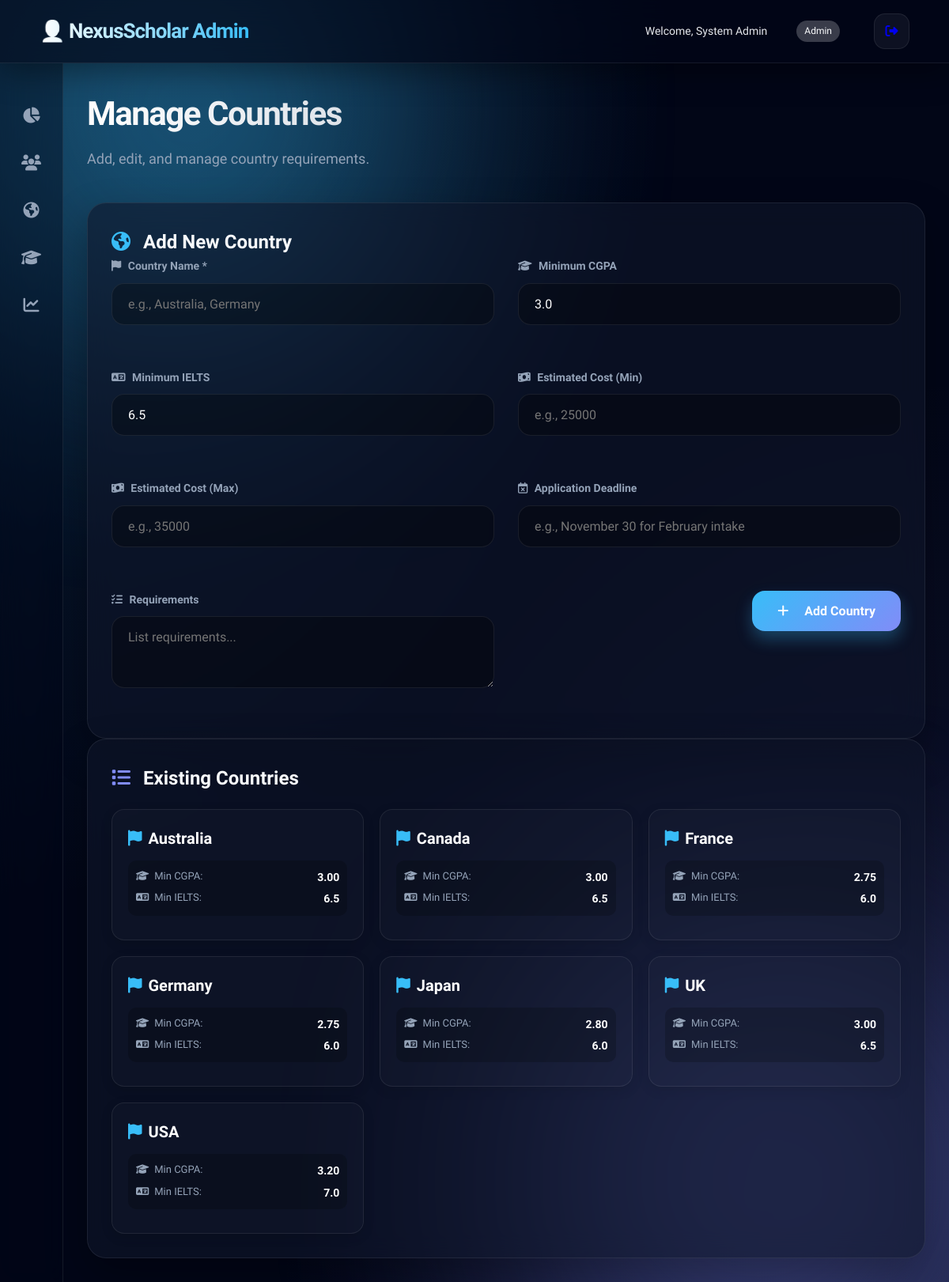
Page /admin_countries.php (signed in) on the committed database.
### tables this page shows
CREATE TABLE countries (
    id INT AUTO_INCREMENT PRIMARY KEY,
    name VARCHAR(80) NOT NULL,
    min_cgpa DECIMAL(3,2) DEFAULT 0.00,
    min_ielts DECIMAL(3,1) DEFAULT 0.0,
    estimated_cost_min INT DEFAULT 0,
    estimated_cost_max INT DEFAULT 0,
    application_deadline VARCHAR(120),
    requirements_text TEXT
);

### admin_countries.php (the view, shortened to what this page needs)
<?php
require_once 'admin_auth.php';
$countries = $pdo->query("SELECT * FROM countries ORDER BY name ASC")->fetchAll(PDO::FETCH_ASSOC);
include 'admin_header.php';
?>
<div class="page-title">
    <h1>Manage Countries</h1>
    <p>Add, edit, and manage country requirements.</p>
</div>
<div class="glass-card animate-gravity delay-1">
    <h2><i class="fa-solid fa-earth-americas" style="color:var(--primary); margin-right:10px;"></i> Add New Country</h2>
    <form method="post" class="grid grid-2">
        <div>
            <label><i class="fa-solid fa-flag" style="margin-right:5px; color:var(--text-muted);"></i> Country Name *</label>
            <input type="text" name="name" required placeholder="e.g., Australia, Germany">
        </div>
        <div>
            <label><i class="fa-solid fa-graduation-cap" style="margin-right:5px; color:var(--text-muted);"></i> Minimum CGPA</label>
            <input type="number" step="0.01" name="min_cgpa" value="3.0">
        </div>
        <div>
            <label><i class="fa-solid fa-language" style="margin-right:5px; color:var(--text-muted);"></i> Minimum IELTS</label>
            <input type="number" step="0.1" name="min_ielts" value="6.5">
        </div>
        <div>
            <label><i class="fa-solid fa-money-bill-wave" style="margin-right:5px; color:var(--text-muted);"></i> Estimated Cost (Min)</label>
            <input type="number" name="estimated_cost_min" placeholder="e.g., 25000">
        </div>
        <div>
            <label><i class="fa-solid fa-money-bill-wave" style="margin-right:5px; color:var(--text-muted);"></i> Estimated Cost (Max)</label>
            <input type="number" name="estimated_cost_max" placeholder="e.g., 35000">
        </div>
        <div class="full-width">
            <label><i class="fa-regular fa-calendar-xmark" style="margin-right:5px; color:var(--text-muted);"></i> Application Deadline</label>
            <input type="text" name="application_deadline" placeholder="e.g., November 30 for February intake">
        </div>
        <div class="full-width">
            <label><i class="fa-solid fa-list-check" style="margin-right:5px; color:var(--text-muted);"></i> Requirements</label>
            <textarea name="requirements_text" rows="3" placeholder="List requirements..."></textarea>
        </div>
        <div class="full-width" style="text-align:right;">
            <button type="submit" class="btn-primary"><i class="fa-solid fa-plus" style="margin-right:8px;"></i> Add Country</button>
        </div>
    </form>
</div>
<div class="glass-card mt-3 animate-gravity delay-2">
    <h2><i class="fa-solid fa-list" style="color:var(--secondary); margin-right:10px;"></i> Existing Countries</h2>
    <?php if ($countries): ?>
        <div style="display:grid; grid-template-columns:repeat(auto-fill, minmax(250px, 1fr)); gap:20px; margin-top:20px;">
            <?php foreach ($countries as $c): ?>
                <div style="background:rgba(255,255,255,0.02); border:1px solid var(--border-glass); border-radius:16px; padding:20px; transition:all 0.3s ease; box-shadow:0 4px 15px rgba(0,0,0,0.1);" onmouseover="this.style.transform='translateY(-5px)'; this.style.borderColor='var(--primary)'; this.style.background='rgba(255,255,255,0.05)';" onmouseout="this.style.transform='translateY(0)'; this.style.borderColor='var(--border-glass)'; this.style.background='rgba(255,255,255,0.02)';">
                    <h3 style="color:#fff; font-size:20px; margin-bottom:12px; display:flex; align-items:center; gap:8px;"><i class="fa-solid fa-flag" style="color:var(--primary);"></i><?= htmlspecialchars($c['name']) ?></h3>
                    <div style="background:rgba(0,0,0,0.2); padding:10px; border-radius:10px; margin-bottom:10px;">
                        <p style="font-size:13px; color:var(--text-muted); margin-bottom:5px; display:flex; justify-content:space-between;"><span><i class="fa-solid fa-graduation-cap" style="width:20px;"></i> Min CGPA:</span> <strong style="color:#fff; font-size:14px;"><?= number_format($c['min_cgpa'], 2) ?></strong></p>
                        <p style="font-size:13px; color:var(--text-muted); margin-bottom:0; display:flex; justify-content:space-between;"><span><i class="fa-solid fa-language" style="width:20px;"></i> Min IELTS:</span> <strong style="color:#fff; font-size:14px;"><?= number_format($c['min_ielts'], 1) ?></strong></p>
                    </div>
                </div>
            <?php endforeach; ?>
        </div>
    <?php else: ?>
        <p style="text-align:center; padding:30px; color:var(--text-muted);">No countries found.</p>
    <?php endif; ?>
</div>
<?php include 'admin_footer.php'; ?>

### assets/style.css (style rules this page uses)
:root { --primary: #38bdf8; --primary-glow: rgba(56, 189, 248, 0.4); --secondary: #818cf8; --accent: #c084fc; --success: #10b981; --warning: #f59e0b; --danger: #ef4444; --bg-dark: #020617; --bg-card: rgba(15, 23, 42, 0.6); --bg-card-hover: rgba(30, 41, 59, 0.7); --border-glass: rgba(255, 255, 255, 0.08); --border-glass-bright: rgba(255, 255, 255, 0.15); --glass-blur: blur(16px); --text-main: #f8fafc; --text-muted: #94a3b8; --text-dim: #64748b; --transition: all 0.4s cubic-bezier(0.4, 0, 0.2, 1); }
* { margin: 0; padding: 0; box-sizing: border-box; font-family: 'Plus Jakarta Sans', 'Outfit', sans-serif; }
html { scroll-behavior: smooth; }
body { background-color: var(--bg-dark); background-image: radial-gradient(at 0% 0%, rgba(56, 189, 248, 0.15) 0px, transparent 50%), radial-gradient(at 100% 100%, rgba(129, 140, 248, 0.15) 0px, transparent 50%); background-attachment: fixed; min-height: 100vh; color: var(--text-main); overflow-x: hidden; line-height: 1.6; }
.animate-gravity { animation: gravityDrop 0.8s cubic-bezier(0.34, 1.56, 0.64, 1) forwards; }
.delay-1 { animation-delay: 0.1s; }
.delay-2 { animation-delay: 0.2s; }
.glass-card { background: var(--bg-card); backdrop-filter: var(--glass-blur); -webkit-backdrop-filter: var(--glass-blur); border: 1px solid var(--border-glass); border-radius: 24px; padding: 30px; box-shadow: 0 20px 50px rgba(0, 0, 0, 0.3); transition: var(--transition); position: relative; overflow: hidden; }
.glass-card::before { content: ''; position: absolute; top: 0; left: -100%; width: 100%; height: 100%; background: linear-gradient(90deg, transparent, rgba(255, 255, 255, 0.03), transparent); transition: 0.8s; }
.page-title { margin-bottom: 40px; }
.page-title h1 { font-size: 42px; font-weight: 800; letter-spacing: -1.5px; margin-bottom: 10px; background: linear-gradient(to right, #fff, var(--text-muted)); -webkit-background-clip: text; -webkit-text-fill-color: transparent; }
.page-title p { color: var(--text-muted); font-size: 18px; }
.grid { display: grid; gap: 30px; }
.grid-2 { grid-template-columns: repeat(2, 1fr); }
.btn-primary { background: linear-gradient(135deg, var(--primary), var(--secondary)); color: #fff; border: none; padding: 16px 32px; border-radius: 16px; font-size: 16px; font-weight: 700; cursor: pointer; transition: var(--transition); display: inline-flex; align-items: center; justify-content: center; gap: 12px; box-shadow: 0 10px 20px rgba(56, 189, 248, 0.3); }
label { display: block; margin-bottom: 10px; color: var(--text-muted); font-weight: 600; font-size: 14px; }
input, select, textarea { width: 100%; padding: 16px 20px; background: rgba(0, 0, 0, 0.3); border: 1px solid var(--border-glass); border-radius: 16px; color: #fff; font-size: 16px; transition: var(--transition); margin-bottom: 25px; }

### rows in the picture
countries: name "Australia", min_cgpa "3.00", min_ielts "6.5"
countries: name "Canada", min_cgpa "3.00", min_ielts "6.5"
countries: name "France", min_cgpa "2.75", min_ielts "6.0"
countries: name "Germany", min_cgpa "2.75", min_ielts "6.0"
countries: name "Japan", min_cgpa "2.80", min_ielts "6.0"
countries: name "UK", min_cgpa "3.00", min_ielts "6.5"
countries: name "USA", min_cgpa "3.20", min_ielts "7.0"

### other values in the picture
$_SESSION['admin_name'] "System Admin"
